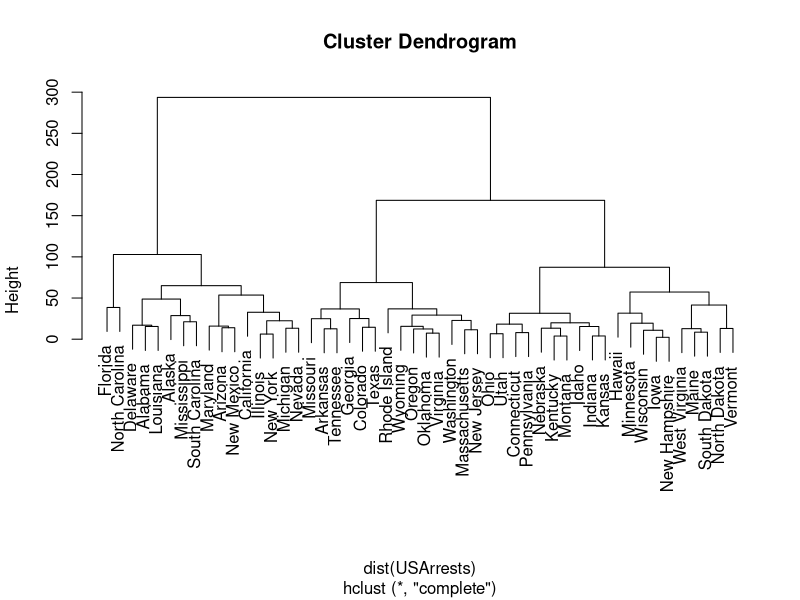
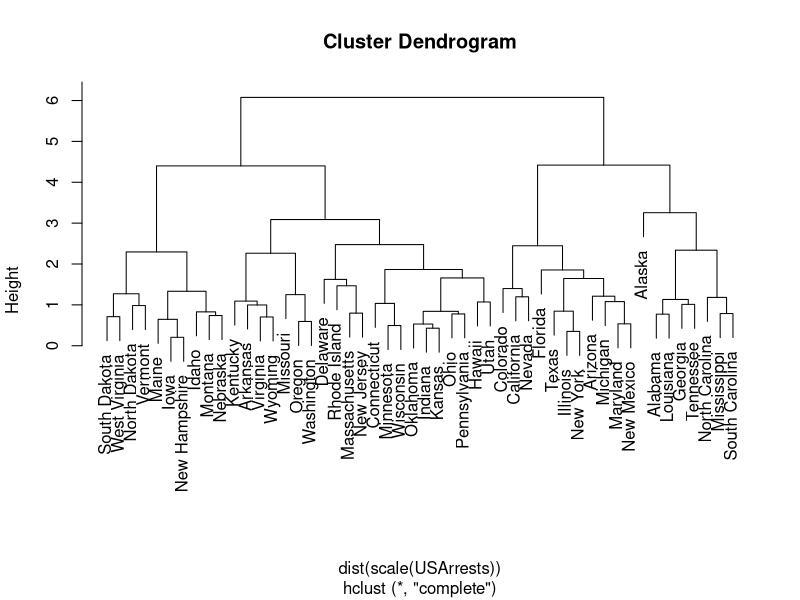
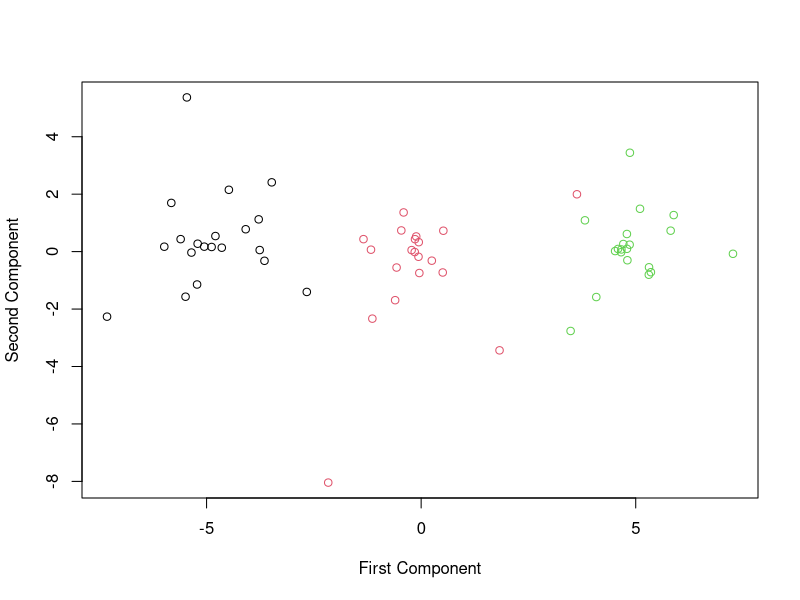

These charts were generated, in order, by the following R code:
## ---- chunk 1
hclust.complete=hclust(dist(USArrests),method='complete')
plot(hclust.complete)
## ---- chunk 2
re1=cutree(hclust.complete,3)
re1
## ---- chunk 3
hclust.complete.sc=hclust(dist(scale(USArrests)),method='complete')
plot(hclust.complete.sc)
re2=cutree(hclust.complete.sc,3)
re2
## ---- chunk 4
table(re1,re2)
## ---- chunk 5
set.seed(2)
data=matrix(0,ncol=50,nrow=60)
for(i in 1:20)
{
  data[i,]=rnorm(50,mean=1,sd=i/10)
}
for(i in 21:40)
{
  data[i,]=rnorm(50,mean=2,sd=(i-20)/10)
}
for(i in 41:60)
{
  data[i,]=rnorm(50,mean=3,sd=(i-40)/10 )
}
## ---- chunk 6
pca=prcomp(data,scale=T)
first_comp=(pca$x)[,1]
second_comp=(pca$x)[,2]
plot(first_comp,second_comp,col=c(rep(1,20),rep(2,20),rep(3,20)),xlab='First Component',ylab='Second Component' )
## ---- chunk 7
set.seed(2)
km=kmeans(data,3,nstart=30)
vec_true_label=c(rep(1,20),rep(2,20),rep(3,20))
table(km$cluster,as.factor(vec_true_label) )
## ---- chunk 8
set.seed(2)
km=kmeans(data,2, nstart=30 )
vec_true_label=c(rep(1,20),rep(2,20),rep(3,20))
table(km$cluster,as.factor(vec_true_label) )
## ---- chunk 9
set.seed(2)
km=kmeans(data,4, nstart=30 )
vec_true_label=c(rep(1,20),rep(2,20),rep(3,20))
table(km$cluster,as.factor(vec_true_label) )
## ---- chunk 10
set.seed(2)
km=kmeans(cbind(first_comp,second_comp),3, nstart=30 )
vec_true_label=c(rep(1,20),rep(2,20),rep(3,20))
table(km$cluster,as.factor(vec_true_label) )
## ---- chunk 11
set.seed(2)
km=kmeans(scale(data),3,nstart=30)
vec_true_label=c(rep(1,20),rep(2,20),rep(3,20))
table(km$cluster,as.factor(vec_true_label) )
